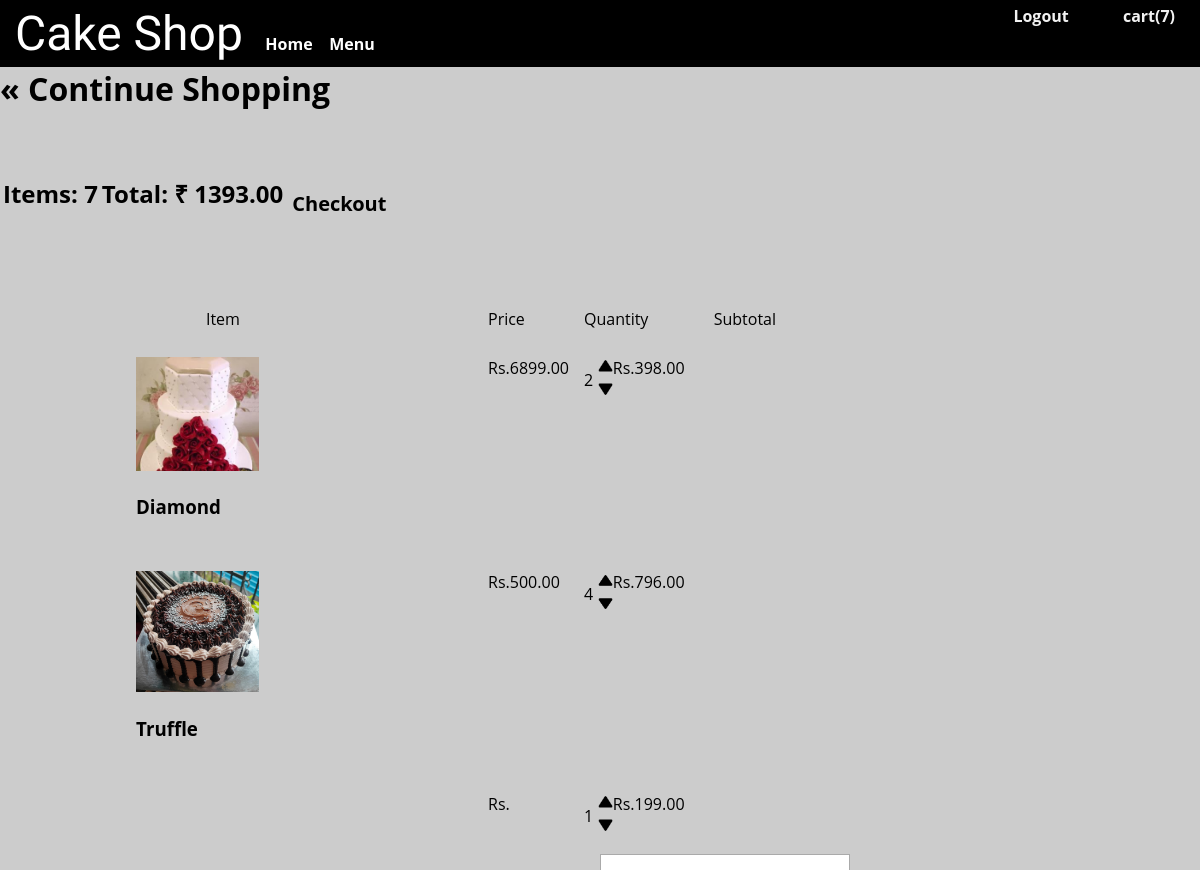
Screenshot of /cart/ (signed in) with the database file from the repository.
### store/models.py (models this page shows, shortened)
class Order(models.Model):
    customer = models.ForeignKey(Customer, on_delete=models.CASCADE)
    date_ordered = models.DateTimeField(default=timezone.now)
    complete = models.BooleanField(default=False)
    transaction_id = models.CharField(max_length=100, null=True)
    @property
    def get_cart_total(self):
        orderitems = self.orderitem_set.all()
        total = sum([item.get_total for item in orderitems])
        return total
    @property
    def get_cart_items(self):
        orderitems = self.orderitem_set.all()
        totalquantity = sum([item.quantity for item in orderitems])
        return totalquantity

class OrderItem(models.Model):
    product = models.ForeignKey(
        ProductDetail, on_delete=models.SET_NULL, null=True, blank=True)
    order = models.ForeignKey(Order, on_delete=models.SET_NULL, null=True)
    quantity = models.IntegerField(default=0, null=True, blank=True)
    date_added = models.DateTimeField(default=timezone.now)
    price = models.DecimalField(max_digits=6, decimal_places=2,default = 199)
    @property
    def get_total(self):
        total = self.price * self.quantity
        return total

class ProductDetail(models.Model):
    name = models.CharField(max_length = 50)
    egg = models.BooleanField(default = True)
    image = models.ImageField(default='default.jpg',
                              upload_to='product_images')
    price = models.DecimalField(max_digits=6, decimal_places=2,default = 199)

### store/views.py (the view)
# urls.py: path('cart/',views.cart, name='cart'),
def cart(request):
    if request.user.is_authenticated:
        customer = request.user.customer
        order, created = Order.objects.get_or_create(
            customer=customer, complete=False)
        items = order.orderitem_set.all()
        cartItems = order.get_cart_items
        print('Hedello')
    else:
        print('Hello')
        items = []
        order = {'get_cart_total': 0, 'get_cart_items': 0}
        cartItems = order['get_cart_items']
    context = {'items': items, 'order': order, 'cartItems': cartItems,'title': 'Cart'}
    return render(request, 'store/cart.html', context)

### templates/store/cart.html (shortened to what this page needs)
{% extends 'base.html' %} {% load static %} {% block content %}
<head>
</head>
<body>
<div class="row">
  <div class="col-lg-12">
    <div class="box-element">
     <h1> <a class="btn btn-outline-dark" href="{% url 'store-menu' %}"
        >&laquo; Continue Shopping</a
      >
</h1>
      <br />
      <br />
      <table class="table">
        <tr>
          <th>
            <h2>Items: <strong>{{ order.get_cart_items }}</strong></h2>
          </th>
          <th>
            <h2>Total: <strong>&#x20B9; {{ order.get_cart_total }}</strong></h2>
          </th>
          <th>
           <h2> <a
              style="float: right; margin: 5px; font-size:20px;"
              class="btn btn-success"
              href="{% url 'checkout' %}"
              >Checkout</a
            ></h2>
          </th>
        </tr>
      </table>
    </div>
    <br />
    <main>
    <div class="basket">
      <div class="basket-labels">
        <ul>
          <li class="item item-heading">Item</li>
          <li class="price">Price</li>
          <li class="quantity">Quantity</li>
          <li class="subtotal">Subtotal</li>
        </ul>
      </div>
      {% for item in items %}
      <div class="basket-product">
        <div class="item">
          <div class="product-image">
            <img src="{{ item.product.image.url }}" alt="" />
            <h3>{{ item.product.name }}</h3>
          </div>
        </div>
        <div class="price">{{ item.product.price }}</div>
        <div class="quantity">
        <p class="quantity">{{ item.quantity }}</p>
          <div class="quantity">
            <img
              data-product="{{ item.product.id }}"
              data-action="add"
              class="chg-quantity update-cart"
              src="{% static  'images/up_arrow.png' %}"
            />
            <img
              data-product="{{ item.product.id }}"
              data-action="remove"
              class="chg-quantity update-cart"
              src="{% static  'images/down_arrow.png' %}"/>
        </div>
        <div class="subtotal">{{ item.get_total }}</div>
      </div>
    </div>
    {% endfor %}
    <aside>
      <div class="summary">
      </div>
    </aside>
  </main>
</body>
{% endblock content %}

### templates/base.html (shortened to what this page needs)
<!DOCTYPE html>
{% load static %}
<html lang="en">
  <head>
  </head>
  <body>
  <header>
  <div class="nav">
              {% if user.is_authenticated %}
              <a href="{% url 'logout' %}">Logout</a>
              {% else %}
              <a  href="{% url 'login' %}">Login</a>
              <a href="{% url 'register' %}"
                >Register</a
              >
              {% endif %}
              <a href="{% url 'cart' %}">cart({{ cartItems }})
              </a>
            </div>
    <a id="logo1" href="{% url 'store-home' %}"
            >Cake Shop</a
          >&nbsp;&nbsp;
<a style="color:white;" href="{% url 'store-home' %}"
                >Home</a
              > &nbsp;&nbsp;
              <a style="color:white;" href="{% url 'store-menu' %}"
                >Menu</a
              >
</header>
          {% block content %}{% endblock %}
  </body>
</html>

### templates/base.html (style rules this page uses)
header { background-color:black; padding:5px; margin:0px; }
body { padding: 0px; margin: 0; font-family: Arial, Helvetica, sans-serif; }
.nav { float: right; position: fixed; right: 0; }
a { text-decoration: none; }
.nav a { padding: 25px 25px; text-align: center; color: #f2f2f2; }
#logo1 { font-family: 'Lobster', cursive; color: white; font-weight: lighter; font-size: 3rem; padding: 10px; }

### templates/store/cart.html (style rules this page uses)
a { color:black; font-weight:bold; }
html, html a { -webkit-font-smoothing: antialiased; text-shadow: 1px 1px 1px rgba(0, 0, 0, 0.004); }
body { background-color:#ccc; color: black; font-family: 'Open Sans', sans-serif; margin: 0 auto; }
a { border: 0 none; outline: 0; text-decoration: none; }
strong { font-weight: bold; }
p { margin: 0.75rem 0 0; }
h1 { font-weight: normal; margin: 0; padding: 0; }
img, .basket-module, .basket-labels, .basket-product { width: 100%; }
input, button, .basket, .basket-module, .basket-labels, .item, .price, .quantity, .subtotal, .basket-product, .product-image, .product-details { float: left; }
.price:before, .subtotal:before, .subtotal-value:before, .total-value:before, .promo-value:before { content: 'Rs.'; }
main { clear: both; margin: 0 auto; overflow: hidden; padding: 1rem 0; width: 960px; }
.basket, aside { padding: 0 1rem; -webkit-box-sizing: border-box; -moz-box-sizing: border-box; box-sizing: border-box; }
.basket { width: 70%; }
.basket-labels { border-top: 1px solid #ccc; border-bottom: 1px solid #ccc; margin-top: 1.625rem; }
ul { list-style: none; margin: 0; padding: 0; }
li { color: black; display: inline-block; padding: 0.625rem 0; }
li.price:before, li.subtotal:before { content: ''; }
.item { width: 55%; }
.price, .quantity, .subtotal { width: 15%; }
.subtotal { text-align: right; }
.item-heading { padding-left: 4.375rem; -webkit-box-sizing: border-box; -moz-box-sizing: border-box; box-sizing: border-box; }
.basket-product { border-bottom: 1px solid #ccc; padding: 1rem 0; position: relative; }
.product-image { width: 35%; }
aside { float: right; position: relative; width: 30%; }
.summary { background-color: white; border: 1px solid #aaa; padding: 1rem; position: fixed; width: 250px; -webkit-box-sizing: border-box; -moz-box-sizing: border-box; box-sizing: border-box; }

### rows the page displays
Order: get_cart_items "7", get_cart_total "1393.00"
OrderItem: product.image (picture), product.name "Diamond", product.price "6899.00", quantity "2", get_total "398.00"
OrderItem: product.image (picture), product.name "Truffle", product.price "500.00", quantity "4", get_total "796.00"
OrderItem: quantity "1", get_total "199.00"

### other values shown
{{ cartItems }} "7"
